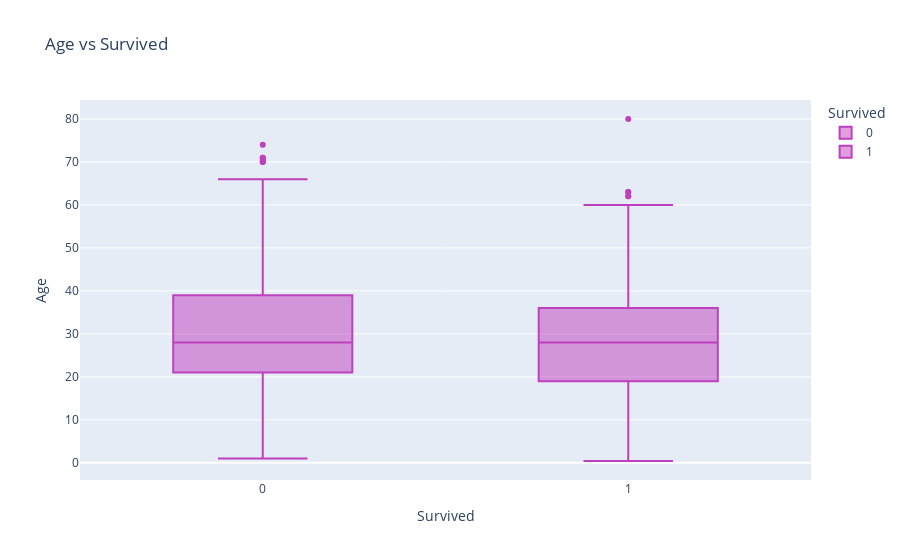

Notebook source saved alongside this figure:
### Code cell
fig = px.box(titanic, x = "Survived", y = "Age", color = "Survived",
                  color_discrete_sequence = ["#BF40BF"],
                  title = "Age vs Survived")
fig.show()

### Figure 1 — Plotly figure (JSON) as saved in the notebook; plotly's stock layout.template omitted (floating-point values rounded to 4 significant figures; data arrays with more than 128 entries replaced by an {"elided": "..."} marker saying what was removed)
{"data": [{"alignmentgroup": "True", "hovertemplate": "Survived=%{x}<br>Age=%{y}<extra></extra>", "legendgroup": "0", "marker": {"color": "#BF40BF"}, "name": "0", "notched": false, "offsetgroup": "0", "orientation": "v", "showlegend": true, "type": "box", "x": {"elided": "549 int values"}, "x0": " ", "xaxis": "x", "y": {"elided": "549 float values"}, "y0": " ", "yaxis": "y"}, {"alignmentgroup": "True", "hovertemplate": "Survived=%{x}<br>Age=%{y}<extra></extra>", "legendgroup": "1", "marker": {"color": "#BF40BF"}, "name": "1", "notched": false, "offsetgroup": "1", "orientation": "v", "showlegend": true, "type": "box", "x": {"elided": "342 int values"}, "x0": " ", "xaxis": "x", "y": {"elided": "342 float values"}, "y0": " ", "yaxis": "y"}], "layout": {"boxmode": "overlay", "legend": {"title": {"text": "Survived"}, "tracegroupgap": 0}, "title": {"text": "Age vs Survived"}, "xaxis": {"anchor": "y", "categoryarray": [0, 1], "categoryorder": "array", "domain": [0, 1], "title": {"text": "Survived"}}, "yaxis": {"anchor": "x", "domain": [0, 1], "title": {"text": "Age"}}}}
